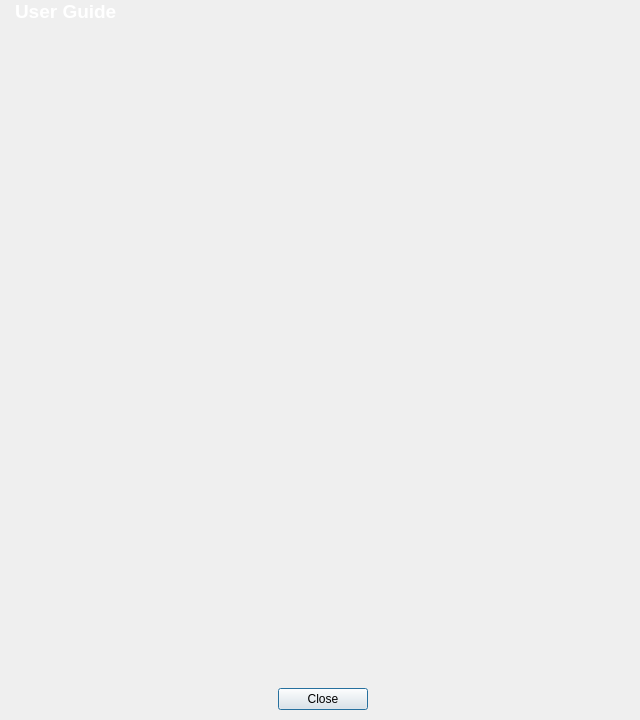
<?xml version="1.0" encoding="UTF-8"?>
<ui version="4.0">
 <class>DialogUserGuide</class>
 <widget class="QDialog" name="DialogUserGuide">
  <property name="windowModality">
   <enum>Qt::ApplicationModal</enum>
  </property>
  <property name="geometry">
   <rect>
    <x>0</x>
    <y>0</y>
    <width>640</width>
    <height>720</height>
   </rect>
  </property>
  <property name="palette">
   <palette>
    <active>
     <colorrole role="WindowText">
      <brush brushstyle="SolidPattern">
       <color alpha="255">
        <red>255</red>
        <green>255</green>
        <blue>255</blue>
       </color>
      </brush>
     </colorrole>
    </active>
    <inactive>
     <colorrole role="WindowText">
      <brush brushstyle="SolidPattern">
       <color alpha="255">
        <red>255</red>
        <green>255</green>
        <blue>255</blue>
       </color>
      </brush>
     </colorrole>
    </inactive>
    <disabled>
     <colorrole role="WindowText">
      <brush brushstyle="SolidPattern">
       <color alpha="255">
        <red>120</red>
        <green>120</green>
        <blue>120</blue>
       </color>
      </brush>
     </colorrole>
    </disabled>
   </palette>
  </property>
  <property name="windowTitle">
   <string>DG-LAN User Guide</string>
  </property>
  <property name="modal">
   <bool>true</bool>
  </property>
  <layout class="QVBoxLayout" name="verticalLayout">
   <property name="spacing">
    <number>6</number>
   </property>
   <property name="leftMargin">
    <number>0</number>
   </property>
   <property name="topMargin">
    <number>0</number>
   </property>
   <property name="rightMargin">
    <number>0</number>
   </property>
   <property name="bottomMargin">
    <number>10</number>
   </property>
   <!-- Title -->
   <item>
    <widget class="QLabel" name="lblTitle">
     <property name="font">
      <font>
       <weight>75</weight>
       <bold>true</bold>
       <pointsize>14</pointsize>
      </font>
     </property>
     <property name="text">
      <string>User Guide</string>
     </property>
     <property name="indent">
      <number>15</number>
     </property>
     <property name="margin">
      <number>10</number>
     </property>
    </widget>
   </item>
   <!-- Scrollable content -->
   <item>
    <widget class="QTextBrowser" name="txtGuide">
     <property name="openExternalLinks">
      <bool>true</bool>
     </property>
     <property name="readOnly">
      <bool>true</bool>
     </property>
     <property name="styleSheet">
      <string notr="true">
       QTextBrowser {
        background: transparent;
        border: none;
        color: #e0e0e0;
        padding: 10px 15px;
       }
       QScrollBar:vertical {
        background: rgba(255,255,255,20);
        width: 10px;
        border-radius: 5px;
       }
       QScrollBar::handle:vertical {
        background: rgba(128,200,255,80);
        border-radius: 5px;
        min-height: 30px;
       }
       QScrollBar::add-line:vertical, QScrollBar::sub-line:vertical {
        height: 0;
       }
      </string>
     </property>
    </widget>
   </item>
   <!-- Close button -->
   <item>
    <layout class="QHBoxLayout" name="layButClose">
     <property name="leftMargin">
      <number>6</number>
     </property>
     <property name="rightMargin">
      <number>6</number>
     </property>
     <item>
      <spacer name="horizontalSpacer">
       <property name="orientation">
        <enum>Qt::Horizontal</enum>
       </property>
      </spacer>
     </item>
     <item>
      <widget class="QPushButton" name="butClose">
       <property name="sizePolicy">
        <sizepolicy hsizetype="Fixed" vsizetype="Fixed">
         <horstretch>0</horstretch>
         <verstretch>0</verstretch>
        </sizepolicy>
       </property>
       <property name="text">
        <string>Close</string>
       </property>
       <property name="minimumSize">
        <size>
         <width>90</width>
         <height>0</height>
        </size>
       </property>
      </widget>
     </item>
    </layout>
   </item>
  </layout>
 </widget>
 <resources/>
 <connections>
  <connection>
   <sender>butClose</sender>
   <signal>clicked()</signal>
   <receiver>DialogUserGuide</receiver>
   <slot>accept()</slot>
   <hints>
    <hint type="sourcelabel">
     <x>320</x>
     <y>700</y>
    </hint>
    <hint type="destinationlabel">
     <x>320</x>
     <y>360</y>
    </hint>
   </hints>
  </connection>
 </connections>
</ui>
